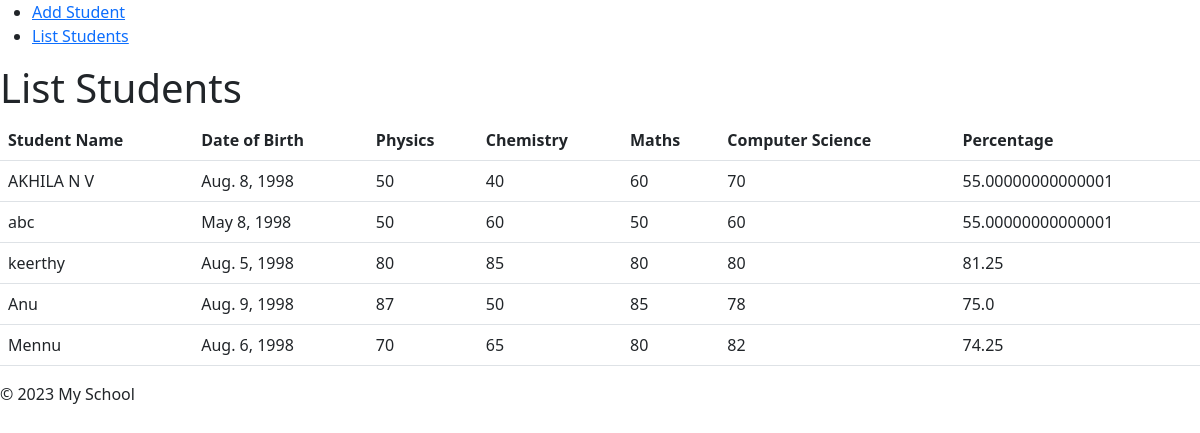
The page /list/students/ on the database its author committed.
### student/models.py (models this page shows, shortened)
class Student(models.Model):
    name = models.CharField(max_length=100)
    date_of_birth = models.DateField()
    physics_marks = models.IntegerField()
    chemistry_marks = models.IntegerField()
    maths_marks = models.IntegerField()
    computer_science_marks = models.IntegerField()
    def total_marks(self):
        return self.physics_marks + self.chemistry_marks + self.maths_marks + self.computer_science_marks
    def percentage(self):
        return (self.total_marks() / 400) * 100

### student/views.py (the view)
# urls.py: path('list/students/', ListStudentsView.as_view(), name='list_students'),
class ListStudentsView(ListView):
    model = Student
    template_name = 'list_student.html'
    context_object_name="student"

### student/templates/list_student.html (shortened to what this page needs)
{% extends 'base.html' %}
{% block body %}
    <h1>List Students</h1>
    <table class="table">
        <thead>
            <tr>
                <th scope="col">Student Name</th>
                <th scope="col">Date of Birth</th>
                <th scope="col">Physics</th>
                <th scope="col">Chemistry</th>
                <th scope="col">Maths</th>
                <th scope="col">Computer Science</th>
                <th scope="col">Percentage</th>
            </tr>
        </thead>
        <tbody>
            {% for s in student %}
            <tr>
                <td>{{ s.name}}</td>
                <td>{{ s.date_of_birth }}</td>
                <td>{{ s.physics_marks }}</td>
                <td>{{ s.chemistry_marks }}</td>
                <td>{{ s.maths_marks }}</td>
                <td>{{ s.computer_science_marks }}</td>
                <td>{{ s.percentage }}</td>
            </tr>
            {% endfor %}
        </tbody>
    </table>
{% endblock %}

### student/templates/base.html (shortened to what this page needs)
<!DOCTYPE html>
<html lang="en">
<head>
    <link href="https://cdn.jsdelivr.net/npm/bootstrap@5.3.0-alpha3/dist/css/bootstrap.min.css" rel="stylesheet">
</head>
<body>
    <header>
        <nav>
            <ul>
                <li><a href="{% url 'add_students' %}">Add Student</a></li>
                <li><a href="{% url 'list_students' %}">List Students</a></li>
            </ul>
        </nav>
    </header>
    <main>
        {% block body %}
        {% endblock %}
    </main>
    <footer>
        <p>&copy; 2023 My School </p>
    </footer>
</body>
</html>

### rows shown on the page
Student: name "AKHILA N V", date_of_birth "Aug. 8, 1998", physics_marks "50", chemistry_marks "40", maths_marks "60", computer_science_marks "70", percentage "55.00000000000001"
Student: name "abc", date_of_birth "May 8, 1998", physics_marks "50", chemistry_marks "60", maths_marks "50", computer_science_marks "60", percentage "55.00000000000001"
Student: name "keerthy", date_of_birth "Aug. 5, 1998", physics_marks "80", chemistry_marks "85", maths_marks "80", computer_science_marks "80", percentage "81.25"
Student: name "Anu", date_of_birth "Aug. 9, 1998", physics_marks "87", chemistry_marks "50", maths_marks "85", computer_science_marks "78", percentage "75.0"
Student: name "Mennu", date_of_birth "Aug. 6, 1998", physics_marks "70", chemistry_marks "65", maths_marks "80", computer_science_marks "82", percentage "74.25"
